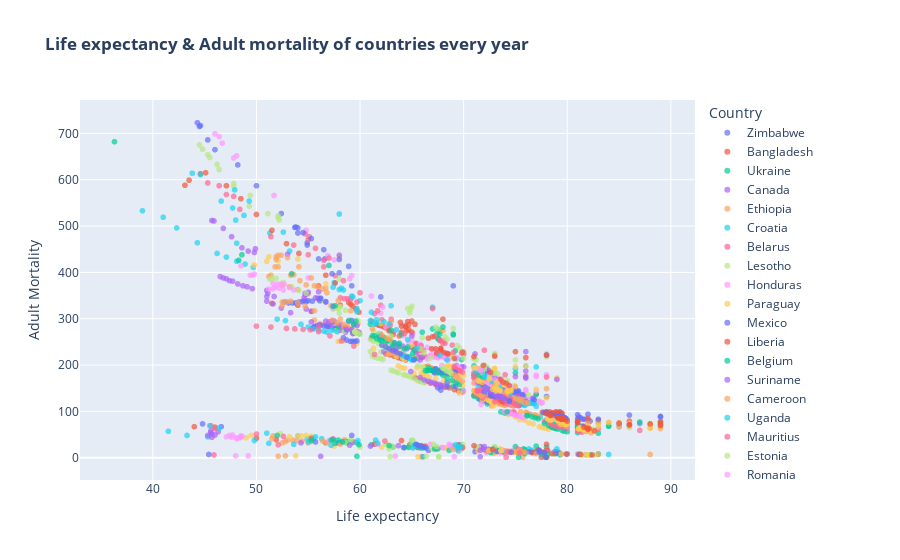

This figure's notebook cell:
### Code cell
px.scatter(dat.sort_values(by='Year'), y='Adult Mortality', x='Life expectancy ', template='plotly', color='Country', opacity=0.7, title='<b>Life expectancy & Adult mortality of countries every year')
